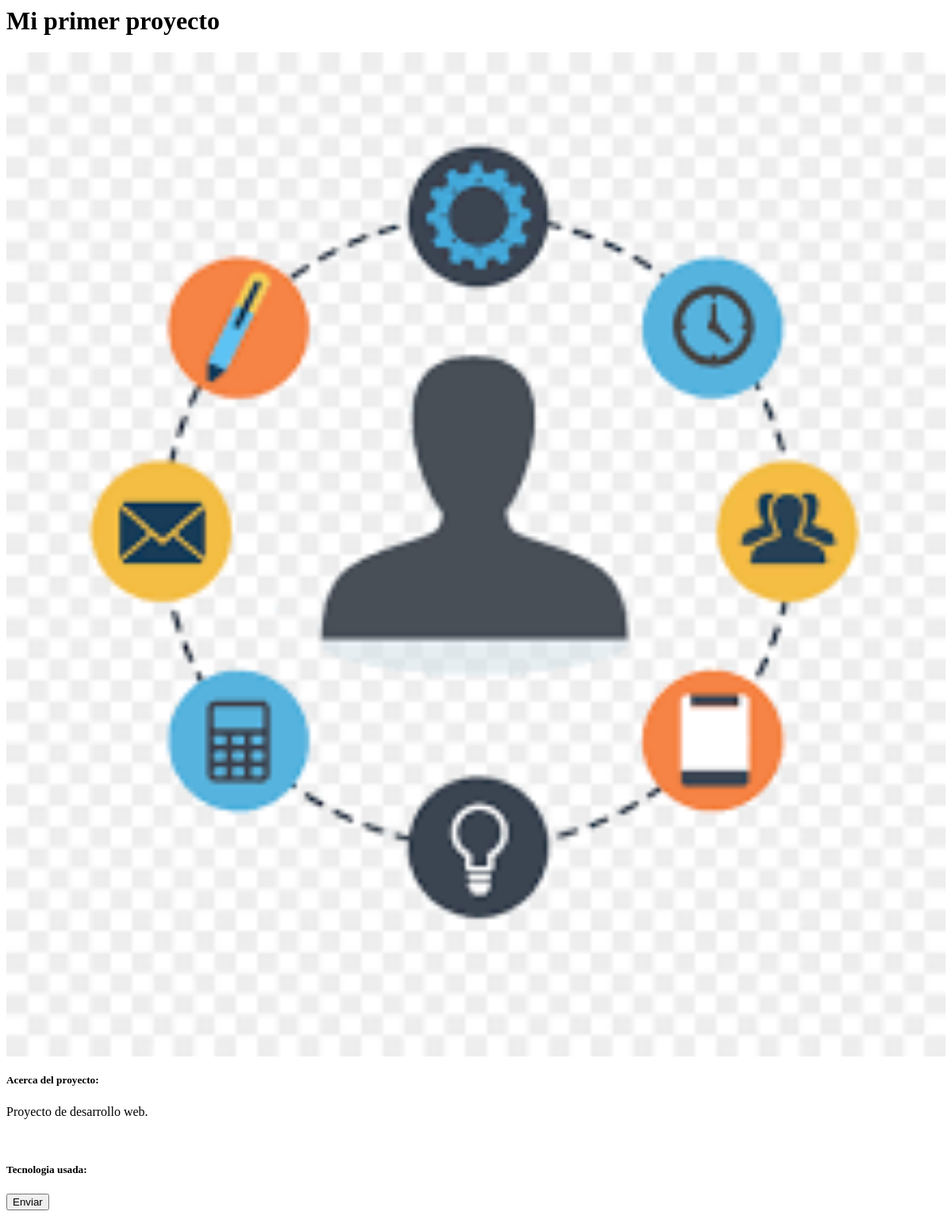
Before: /proyectos/1/ with the older database file.
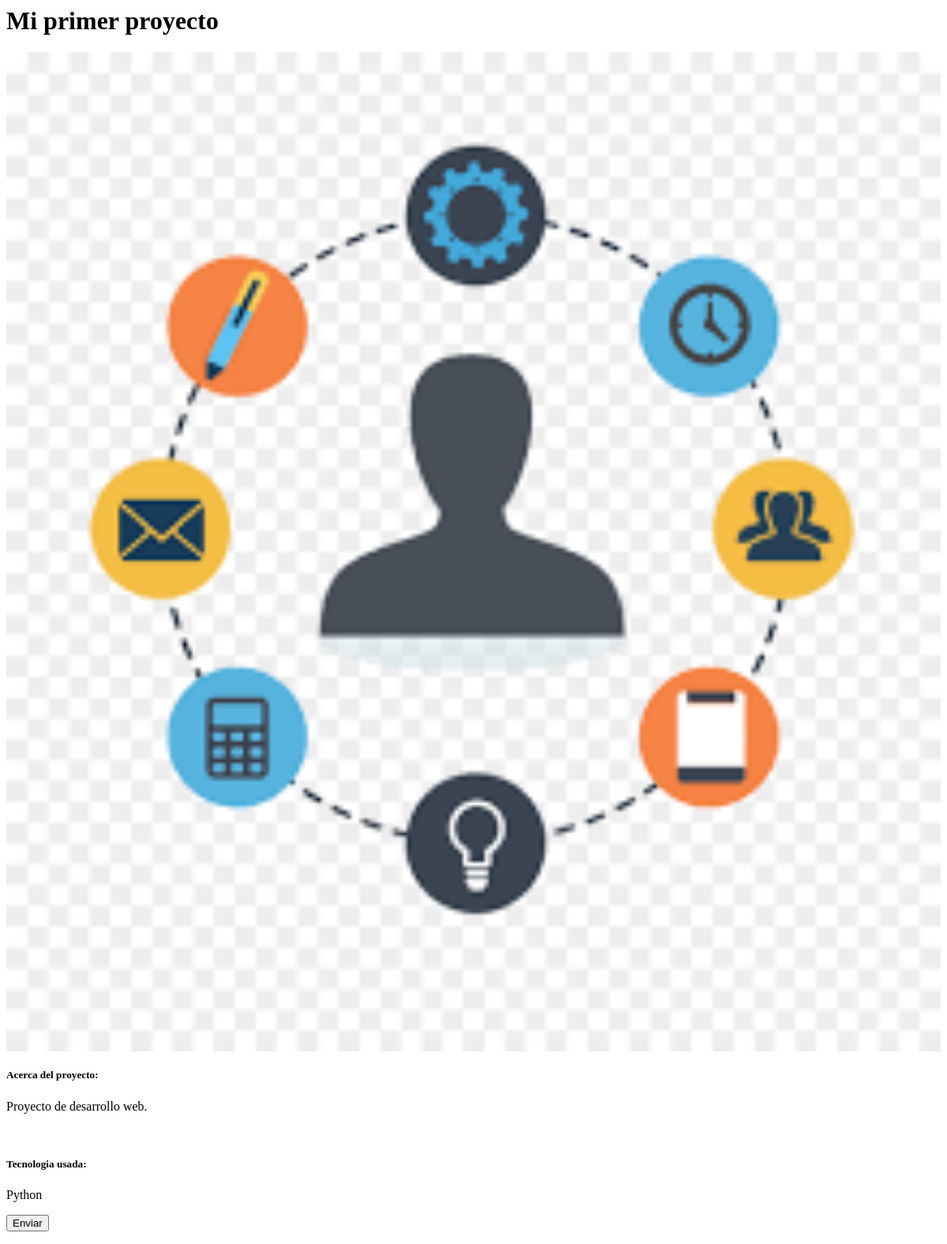
After: the same page with the newer database file.
### proyectos/models.py (models this page shows)
class Proyecto(models.Model):
    titulo = models.CharField(max_length=100)
    descripcion = models.TextField()
    tecnologia = models.CharField(max_length=20)
    imagen = models.FilePathField(path="/img")

### proyectos/views.py (the view)
# urls.py: path("<int:pk>/", views.proyecto_detail, name="proyecto_detail"),
def proyecto_detail(request, pk):
    proyecto = Proyecto.objects.get(pk=pk)
    context = {
        'proyecto': proyecto
    }
    return render(request, 'proyecto_detail.html', context)

### proyectos/templates/proyecto_detail.html (shortened to what this page needs)
{% extends "base.html" %}
{% load static %}
{% block page_content %}
<h1>{{ proyecto.titulo }}</h1>
<div class="row">
    <div class="col-md-8">
        <img src="{% static proyecto.imagen %}" alt="" width="100%">
    </div>
    <div class="col-md-4">
        <h5>Acerca del proyecto:</h5>
        <p>{{ proyecto.descripcion }}</p>
        <br>
        <h5>Tecnologia usada:</h5>
        <p>{{ proyecto.tecnologia }}</p>
    </div>
</div>
<form action="{% url 'pregunta_guardar' proyecto.id %}" method="post">
    <input type="submit" value="Enviar">
</form>
{% endblock %}

Changed rows visible on the page:
changed Proyecto "Mi primer proyecto": tecnologia (not shown) → "Python"
